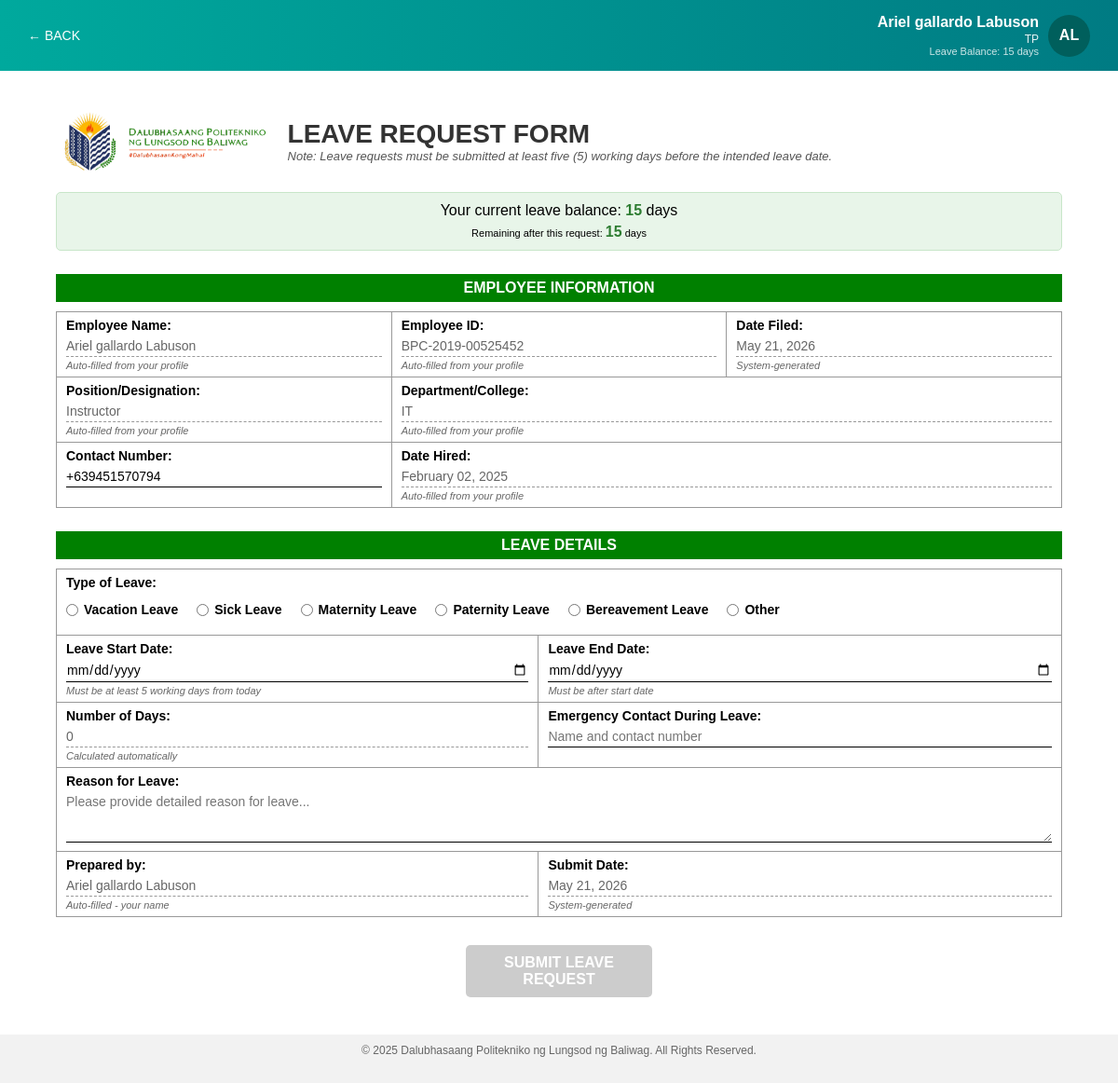
Screenshot of /php/user/requestLeave.php (signed in) with the database file from the repository.
### tables this page shows
CREATE TABLE `employees` (
  `id` int(11) NOT NULL,
  `employee_number` varchar(30) NOT NULL,
  `full_name` varchar(100) NOT NULL,
  `employee_type` enum('TP','NTP') NOT NULL,
  `department` varchar(100) DEFAULT NULL,
  `position` varchar(100) DEFAULT NULL,
  `credentials` varchar(50) DEFAULT NULL,
  `gender` enum('Male','Female') DEFAULT NULL,
  `address` text DEFAULT NULL,
  `phone` varchar(20) DEFAULT NULL,
  `email` varchar(100) DEFAULT NULL,
  `status` varchar(60) NOT NULL,
  `educational_attainment` varchar(60) NOT NULL,
  `school` varchar(60) NOT NULL,
  `created_at` timestamp NOT NULL DEFAULT current_timestamp(),
  `date_hired` varchar(60) DEFAULT NULL,
  `type` varchar(60) NOT NULL,
  `years_service` int(11) NOT NULL,
  `employment_status` varchar(11) NOT NULL,
  `leave_balance` varchar(11) NOT NULL
);

### php/user/requestLeave.php (the view, shortened to what this page needs)
<?php
require_once '../../database/connection.php';
$employee_id = $_SESSION['loggedUser'];
$query = "SELECT
    employee_number,
    full_name,
    employee_type,
    position,
    department,
    phone,
    date_hired,
    email,
    gender,
    address,
    status
FROM employees
WHERE employee_number = '$employee_id'";
$result = mysqli_query($connection, $query);
$employee = mysqli_fetch_assoc($result);
$employee_name = htmlspecialchars($employee['full_name']);
$employee_id_display = htmlspecialchars($employee['employee_number']);
$employee_type = htmlspecialchars($employee['employee_type']);
$position = htmlspecialchars($employee['position']);
$department = htmlspecialchars($employee['department']);
$phone = htmlspecialchars($employee['phone']);
$date_hired = !empty($employee['date_hired']) ? date('F d, Y', strtotime($employee['date_hired'])) : 'Not specified';
$name_parts = explode(' ', $employee_name);
$avatar_initials = '';
if (count($name_parts) >= 2) {
    $avatar_initials = strtoupper(substr($name_parts[0], 0, 1) . substr(end($name_parts), 0, 1));
} else {
    $avatar_initials = strtoupper(substr($employee_name, 0, 2));
}
$current_date = date('F d, Y');
$submit_date = $current_date;
$leave_query = "SELECT leave_balance FROM employees WHERE employee_number = '$employee_id'";
$leave_result = mysqli_query($connection, $leave_query);
$leave_balance = 15;
if ($leave_result && mysqli_num_rows($leave_result) > 0) {
    $leave_data = mysqli_fetch_assoc($leave_result);
    $leave_balance = intval($leave_data['leave_balance']);
}
?>
<!DOCTYPE html>
<html lang="en">
<head>
    <link rel="stylesheet" href="../../css/user/requestLeave.css">
</head>
<body>
  <header>
    <div class="left">
      <a href="activity.php" class="back-btn">← BACK</a>
    </div>
    <div class="right">
      <div class="profile">
        <h3 id="userName"><?php echo $employee_name; ?></h3>
        <p id="userType"><?php echo $employee_type; ?></p>
        <p style="font-size: 11px; opacity: 0.8;">Leave Balance: <span id="leaveBalanceDisplay"><?php echo $leave_balance; ?> days</span></p>
      </div>
      <div class="avatar" id="userAvatar"><?php echo $avatar_initials; ?></div>
    </div>
  </header>
  <div class="form-container">
    <div class="form-header">
      <img src="logo 2.png" alt="Logo">
      <div>
        <h1>LEAVE REQUEST FORM</h1>
        <p>Note: Leave requests must be submitted at least five (5) working days before the intended leave date.</p>
      </div>
    </div>
    <div class="leave-balance">
      Your current leave balance: <strong id="currentLeaveBalance"><?php echo $leave_balance; ?></strong> days
      <div style="font-size: 11px; margin-top: 5px;">
        Remaining after this request: <strong id="remainingBalance"><?php echo $leave_balance; ?></strong> days
      </div>
    </div>
    <div class="section-title">EMPLOYEE INFORMATION</div>
    <form id="leaveRequestForm">
      <table>
        <tr>
          <td colspan="3">
            <label>Employee Name:</label>
            <input type="text" id="employeeName" class="readonly" readonly value="<?php echo $employee_name; ?>">
            <div class="system-info">Auto-filled from your profile</div>
          </td>
          <td>
            <label>Employee ID:</label>
            <input type="text" id="employeeId" class="readonly" readonly value="<?php echo $employee_id_display; ?>">
            <div class="system-info">Auto-filled from your profile</div>
          </td>
          <td>
            <label>Date Filed:</label>
            <input type="text" id="dateFiled" class="readonly" readonly value="<?php echo $current_date; ?>">
            <div class="system-info">System-generated</div>
          </td>
        </tr>
        <tr>
          <td colspan="3">
            <label>Position/Designation:</label>
            <input type="text" id="employeePosition" class="readonly" readonly value="<?php echo $position; ?>">
            <div class="system-info">Auto-filled from your profile</div>
          </td>
          <td colspan="2">
            <label>Department/College:</label>
            <input type="text" id="employeeDepartment" class="readonly" readonly value="<?php echo $department; ?>">
            <div class="system-info">Auto-filled from your profile</div>
          </td>
        </tr>
        <tr>
          <td colspan="3">
            <label>Contact Number:</label>
            <input type="text" id="contactNumber" placeholder="For emergency contact" value="<?php echo $phone; ?>">
          </td>
          <td colspan="2">
            <label>Date Hired:</label>
            <input type="text" id="dateHired" class="readonly" readonly value="<?php echo $date_hired; ?>">
            <div class="system-info">Auto-filled from your profile</div>
          </td>
        </tr>
      </table>
      <div class="section-title">LEAVE DETAILS</div>
      <table>
        <tr>
          <td colspan="5">
            <label>Type of Leave:</label>
            <div class="radio-group" id="leaveTypeGroup">
              <label><input type="radio" name="leaveType" value="vacation" required> Vacation Leave</label>
              <label><input type="radio" name="leaveType" value="sick"> Sick Leave</label>
              <label><input type="radio" name="leaveType" value="maternity"> Maternity Leave</label>
              <label><input type="radio" name="leaveType" value="paternity"> Paternity Leave</label>
              <label><input type="radio" name="leaveType" value="bereavement"> Bereavement Leave</label>
              <label><input type="radio" name="leaveType" value="other"> Other</label>
            </div>
          </td>
        </tr>
        <tr>
          <td colspan="2">
            <label>Leave Start Date:</label>
            <input type="date" id="leaveStartDate" onchange="calculateLeaveDays()" required>
            <div class="system-info">Must be at least 5 working days from today</div>
          </td>
          <td colspan="3">
            <label>Leave End Date:</label>
            <input type="date" id="leaveEndDate" onchange="calculateLeaveDays()" required>
            <div class="system-info">Must be after start date</div>
          </td>
        </tr>
        <tr>
          <td colspan="2">
            <label>Number of Days:</label>
            <input type="text" id="numberOfDays" class="readonly" readonly value="0">
            <div class="system-info">Calculated automatically</div>
          </td>
          <td colspan="3">
            <label>Emergency Contact During Leave:</label>
            <input type="text" id="emergencyContact" placeholder="Name and contact number" required>
          </td>
        </tr>
        <tr>
          <td colspan="5">
            <label>Reason for Leave:</label>
            <textarea id="leaveReason" rows="3" placeholder="Please provide detailed reason for leave..." required></textarea>
          </td>
        </tr>
        <tr>
          <td colspan="3">
            <label>Prepared by:</label>
            <input type="text" id="preparedBy" class="readonly" readonly value="<?php echo $employee_name; ?>">
            <div class="system-info">Auto-filled - your name</div>
          </td>
          <td colspan="2">
            <label>Submit Date:</label>
            <input type="text" id="submitDate" class="readonly" readonly value="<?php echo $submit_date; ?>">
            <div class="system-info">System-generated</div>
          </td>
        </tr>
      </table>
      <button type="button" class="submit-btn" id="submitBtn" onclick="submitLeaveRequest()" disabled>SUBMIT LEAVE REQUEST</button>
    </form>
  </div>
  <footer>
    © 2025 Dalubhasaang Politekniko ng Lungsod ng Baliwag. All Rights Reserved.
  </footer>
</body>
</html>

### css/user/requestLeave.css (style rules this page uses)
* { margin: 0; padding: 0; box-sizing: border-box; font-family: 'Poppins', Arial, sans-serif; }
body { background-color: #f2f2f2; min-height: 100vh; display: flex; flex-direction: column; }
header { background: linear-gradient(90deg, #00a99d, #007b83); color: white; display: flex; justify-content: space-between; align-items: center; padding: 15px 30px; }
header .left { display: flex; align-items: center; gap: 10px; }
header .right { display: flex; align-items: center; gap: 10px; }
header .profile { display: flex; flex-direction: column; text-align: right; }
header .profile h3 { font-size: 16px; margin-bottom: 2px; }
header .profile p { font-size: 12px; opacity: 0.9; }
header .avatar { background-color: #005f5c; color: white; width: 45px; height: 45px; border-radius: 50%; display: flex; align-items: center; justify-content: center; font-weight: bold; }
.back-btn { color: white; font-size: 14px; text-decoration: none; display: flex; align-items: center; gap: 5px; }
.form-container { flex: 1; background-color: white; margin: 0; padding: 40px 60px; }
.form-header { display: flex; align-items: center; gap: 15px; margin-bottom: 20px; }
.form-header img { height: 70px; }
.form-header h1 { font-size: 28px; font-weight: 700; color: #333; }
.form-header p { font-size: 13px; color: #555; font-style: italic; }
.section-title { background-color: #008000; color: white; padding: 6px 10px; font-weight: bold; text-align: center; margin-top: 25px; margin-bottom: 10px; }
table { width: 100%; border-collapse: collapse; margin-bottom: 15px; }
td { border: 1px solid #999; padding: 6px 10px; font-size: 14px; vertical-align: top; }
td label { font-weight: bold; display: block; margin-bottom: 3px; }
input[type="text"], input[type="date"], input[type="number"], select, textarea { width: 100%; border: none; border-bottom: 1px solid #000; outline: none; padding: 3px 0; font-size: 14px; background: transparent; }
.readonly { background-color: #f5f5f5; color: #666; cursor: not-allowed; border-bottom: 1px dashed #999 !important; }
.system-info { font-size: 11px; color: #666; font-style: italic; margin-top: 3px; }
.leave-balance { background-color: #e8f5e9; border: 1px solid #c8e6c9; padding: 10px 15px; border-radius: 5px; margin: 10px 0; text-align: center; }
.leave-balance strong { color: #2e7d32; font-size: 16px; }
.radio-group { display: flex; flex-wrap: wrap; gap: 20px; padding: 10px 0; }
.radio-group label { font-size: 14px; display: flex; align-items: center; gap: 6px; }
footer { text-align: center; font-size: 12px; color: #666; padding: 10px 0 30px; }
.submit-btn { display: block; width: 200px; margin: 30px auto 0; padding: 10px 20px; background-color: #008000; color: white; border: none; border-radius: 5px; font-size: 16px; font-weight: bold; cursor: pointer; transition: background-color 0.3s; }
.submit-btn:disabled { background-color: #cccccc; cursor: not-allowed; }

### rows the page displays
employees: full_name "Ariel gallardo Labuson", employee_type "TP", leave_balance "15", full_name "AL", employee_number "BPC-2019-00525452", position "Instructor", department "IT", phone "+639451570794", date_hired "February 02, 2025"
